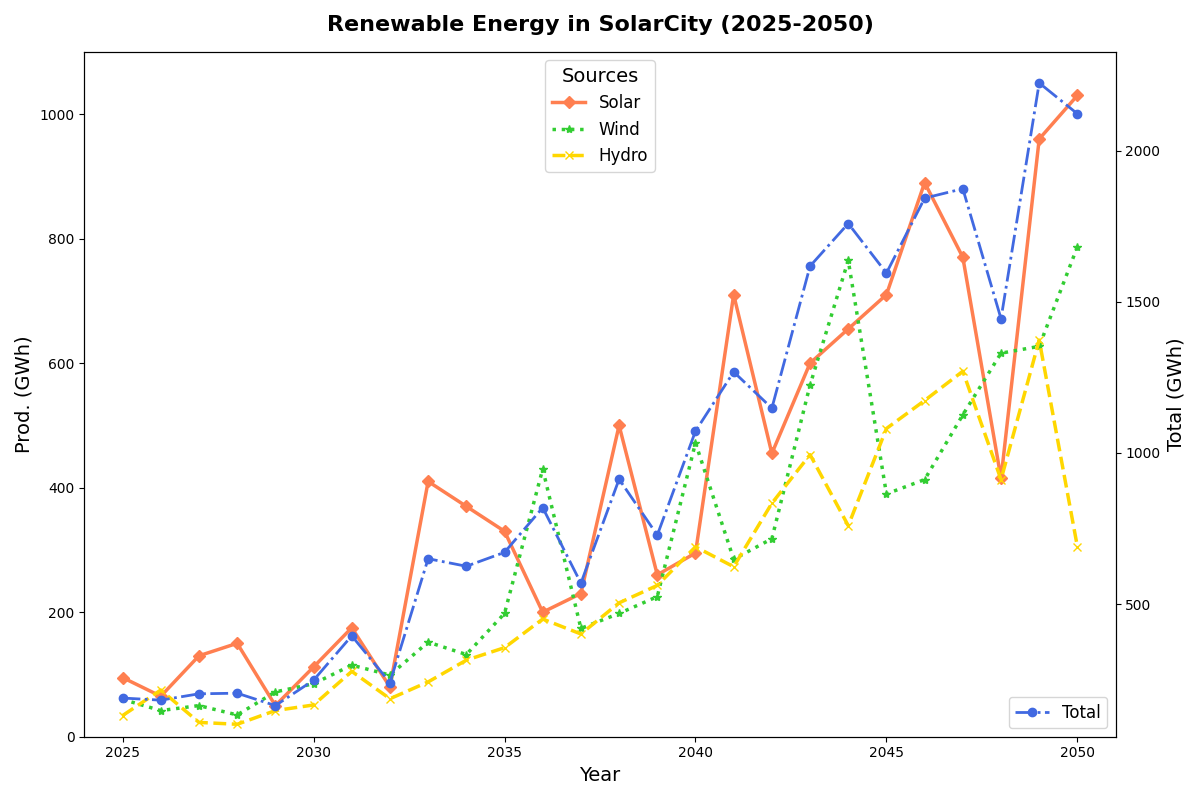

Python code for this plot:
import matplotlib.pyplot as plt
import numpy as np

years = np.arange(2025, 2051)

solar_energy = np.array([95, 65, 130, 150, 50, 112, 175, 80, 410, 370, 330, 200, 230, 500, 260, 295, 710, 455, 600, 655, 710, 890, 770, 415, 960, 1030])
wind_energy = np.array([60, 42, 50, 35, 72, 85, 115, 99, 152, 132, 198, 430, 174, 198, 225, 472, 285, 318, 565, 765, 390, 413, 517, 616, 627, 787])
hydro_energy = np.array([34, 75, 23, 20, 42, 51, 105, 61, 88, 123, 143, 189, 165, 215, 243, 305, 273, 375, 453, 339, 495, 540, 587, 413, 637, 305])

fig, ax1 = plt.subplots(figsize=(12, 8))

# Altered markers, line styles, colors, etc.
ax1.plot(years, solar_energy, label='Solar', marker='D', linestyle='-', linewidth=2.5, color='coral')
ax1.plot(years, wind_energy, label='Wind', marker='*', linestyle=':', linewidth=2.5, color='limegreen')
ax1.plot(years, hydro_energy, label='Hydro', marker='x', linestyle='--', linewidth=2.5, color='gold')

ax1.set_title('Renewable Energy in SolarCity (2025-2050)', fontsize=16, fontweight='bold', pad=15)
ax1.set_xlabel('Year', fontsize=14)
ax1.set_ylabel('Prod. (GWh)', fontsize=14)

# Randomly remove gridlines or change their parameters
ax1.grid(False)  # Removed gridlines

ax1.set_xlim(2024, 2051)
ax1.set_ylim(0, 1100)

# Changed legend location and styling
ax1.legend(title='Sources', title_fontsize=14, fontsize=12, loc='upper center')

total_energy = solar_energy + wind_energy + hydro_energy

ax2 = ax1.twinx()
ax2.plot(years, total_energy, label='Total', color='royalblue', linestyle='-.', linewidth=2, marker='o')

ax2.set_ylabel('Total (GWh)', fontsize=14)
ax2.legend(loc='lower right', fontsize=12)

plt.tight_layout()
plt.show()
